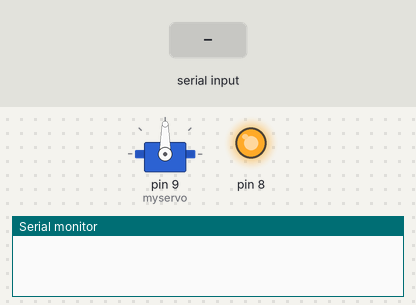
Bench run of a sketch on a simulated Arduino Leonardo, built with avr-gcc and run on an emulated ATmega32U4. Shown: servo, output pins drawn as LEDs (lit = HIGH), the last lines printed to the serial monitor. Inputs (shaded band) come from the test bench.

Above: at 1.2 s.
1.3 s: "90,45\n" received over Serial
At 2.2 s:
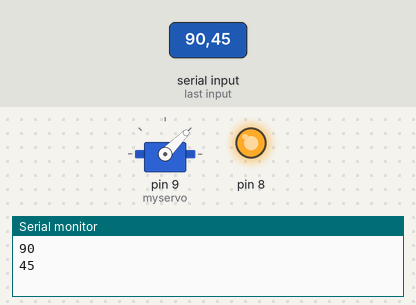
2.8 s: "30,150\n" received over Serial
At 4.0 s:
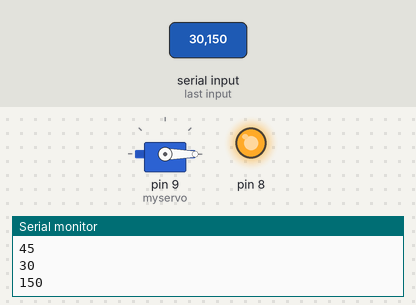
4.3 s: "200\n" received over Serial
At 5.5 s:
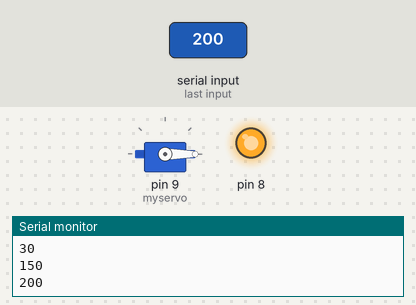
5.8 s: "90\n" received over Serial
At 6.1 s:
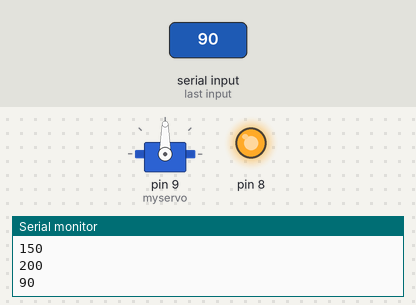
Timing chart, 0 to 8.3 s (numbered marks = the images above; inputs shaded):
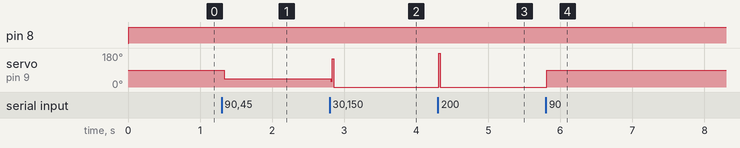

The sketch:

ServoControl.ino
```cpp
#include <Servo.h>
Servo myservo;  // create servo object to control a servo
                // a maximum of eight servo objects can be created

char var;
char buffer[4];
int pos = 0;

void setup()
{
  Serial.begin(9600);
  myservo.attach(9);  // attaches the servo on pin 9 to the servo object

  pinMode(8, OUTPUT);
  while (!Serial) {
    ; // wait for serial port to connect. Needed for Leonardo only
  }

}

void loop() {
  digitalWrite(8, HIGH);
  if (Serial.available() > 0){

    for (int i=0; i <3; i++){
       buffer[i] = 0;
       var = Serial.read();
      if (isdigit(var)){
        buffer[i] = var;
      }
      delay(5);
    }

    pos = atoi(buffer);
   // pos = -90;
    myservo.write(pos);

    Serial.println(buffer);

    delay(5);

  }
}
```

Measured:
- after the input at 1.3 s, servo on pin 9 (myservo): 90° → 45° at once
- after the input at 2.8 s, servo on pin 9 (myservo): 45° → 0° at once
- after the input at 4.3 s, servo on pin 9 (myservo): 0° → 180° at once, → 0° 0.02 s later
- after the input at 5.8 s, servo on pin 9 (myservo): 0° → 90° at once
